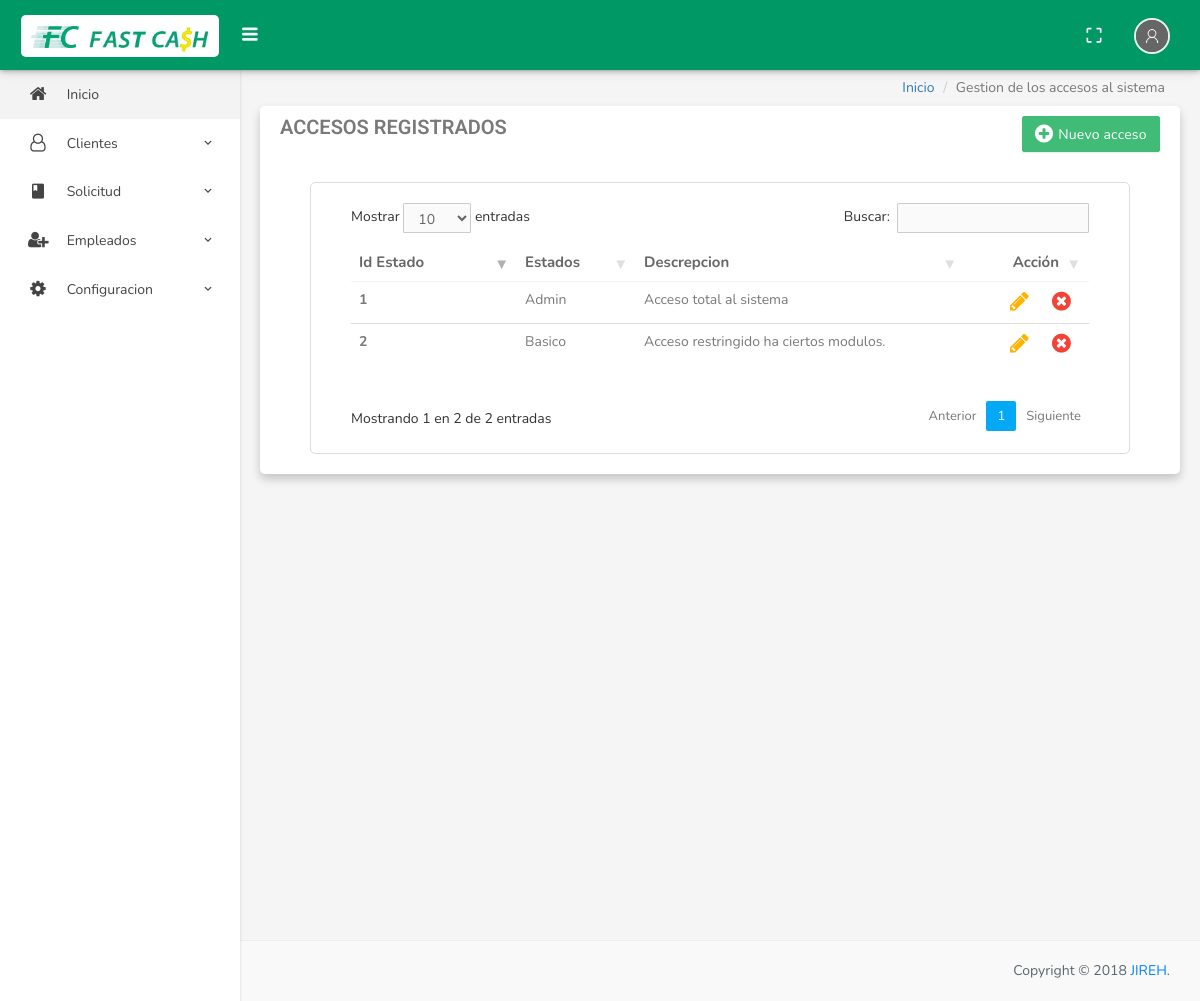
The page /index.php/accesos on the database as committed earlier.
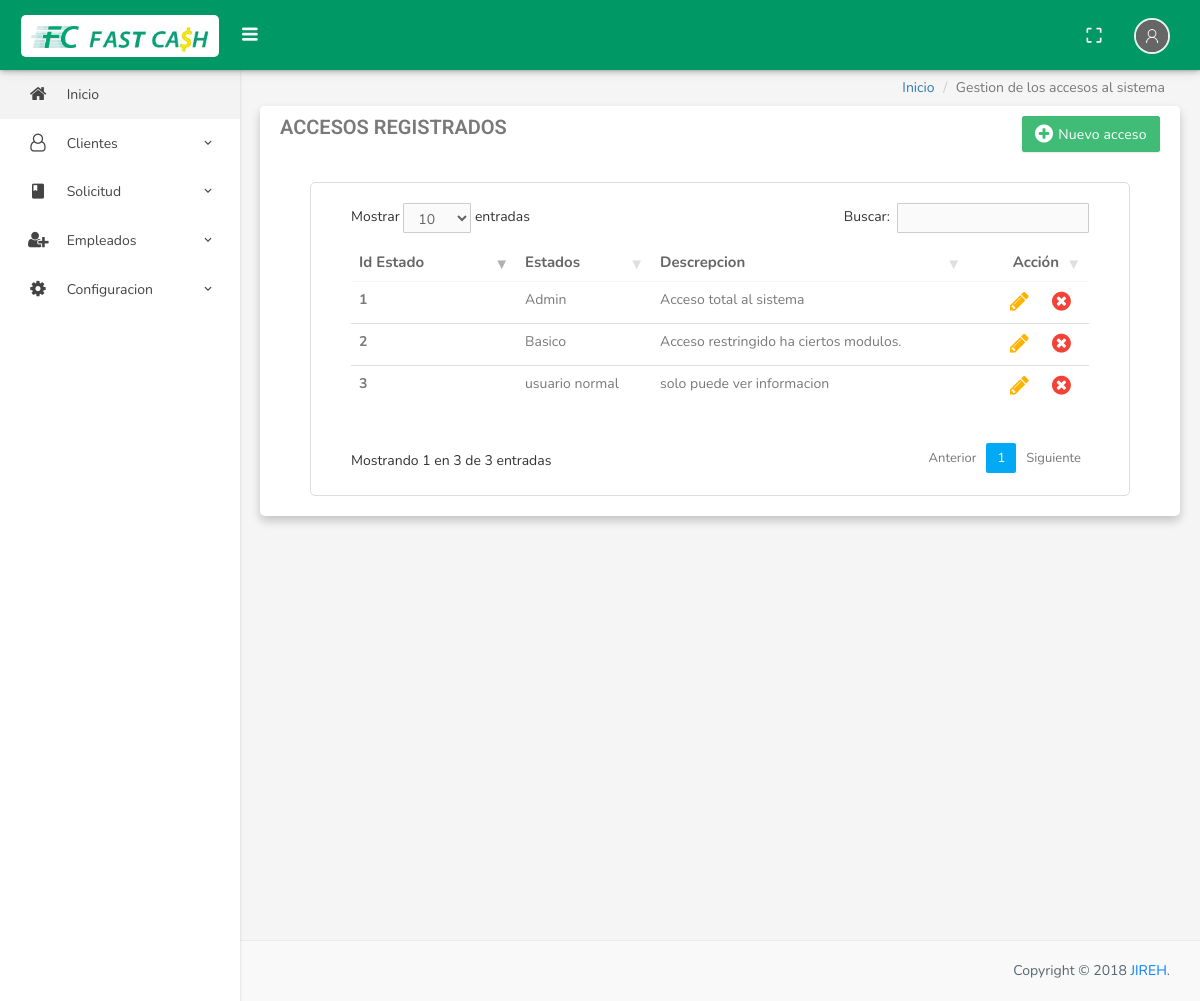
The same page on the database as committed later.
### tables this page shows
CREATE TABLE `tbl_accesos` (
  `idAcceso` int(11) NOT NULL,
  `tipoAcceso` varchar(50) NOT NULL,
  `descripcion` varchar(250) NOT NULL,
  `estado` int(1) NOT NULL,
  `fechaRegistro` datetime NOT NULL
);

### application/controllers/Accesos.php (called while the page is built, shortened)
<?php
class Accesos extends CI_Controller {
	public function index()
	{
		$this->load->model("Accesos_Model");
		$datos = $this->Accesos_Model->obtenerAccesos();
		$data = array('datos' => $datos);
		$this->load->view('Base/header');
		$this->load->view('Base/nav');
		$this->load->view('Accesos/Gestionar_Accesos', $data);
		$this->load->view('Base/footer');
	}
}
?>

### index.php (called while the page is built, shortened)
<?php
require_once BASEPATH.'core/CodeIgniter.php';

### application/models/Accesos_Model.php (called while the page is built, shortened)
<?php
class Accesos_Model extends CI_Model{
	public function obtenerAccesos()
	{
		$this->db->where('estado',1);
		$departamentos = $this->db->get("tbl_accesos");
		return $departamentos;
	}
}
?>

### application/views/Accesos/Gestionar_Accesos.php (the view, shortened to what this page needs)
<div class="content-page">
    <div class="content">
        <div class="container">
            <div class="row">
                <div class="col-sm-12">
                    <ol class="breadcrumb pull-right">
                        <li><a href="<?= base_url() ?>Home/main">Inicio</a></li>
                        <li class="active">Gestion de los accesos al sistema</li>
                    </ol>
                </div>
            </div>
            <div class="row">
                <div class="col-md-12">
                    <div class="panel panel-default">
                        <div class="panel-heading">
                        <div class="table-title">
                            <div class="row">
                              <div class="col-sm-6">
                                <h5 class="panel-title">Accesos registrados</h3>
                              </div>
                              <div class="col-sm-6">
                                  <a class="btn btn-success waves-effect waves-light" title="Nuevo" data-toggle="modal" data-target="#myModal"><i class="fa fa-plus-circle"></i> <span>Nuevo acceso<span></a>
                              </div>
                            </div>
                          </div>
                        </div>
                    <div class="panel-body">
                            <div class="row">
                                <div class="col-md-12 col-sm-12 col-xs-12">
                                  <div class="margn">
                                    <table id="datatable" class="table">
                                      <thead class="thead-dark thead thead1">
                                        <tr class="tr tr1">
                                          <th class="th th1" scope="col">Id Estado</th>
                                          <th class="th th1" scope="col">Estados</th>
                                          <th class="th th1" scope="col">Descrepcion</th>
                                          <th class="th th1" >Acción</th>
                                          </tr>
                                      </thead>
                                      <tbody class="tbody tbody1">
                                      <?php
                                      foreach ($datos->result() as  $accesos) {
                                        $accesoN="'".$accesos->tipoAcceso."'";
                                        $descripcionN="'".$accesos->descripcion."'";
                                      ?>
                                      <tr class="tr tr1">
                                      <td class="td td1"  width="150"><b><?= $accesos->idAcceso?></b></td>
                                      <td class="td td1"><?= $accesos->tipoAcceso?></td>
                                      <td class="td td1"><?= $accesos->descripcion?></td>
                                      <td class="td td1">
                                          <a onclick="Edit(<?= $accesos->idAcceso?>, <?= $accesoN?>,<?= $descripcionN?>)" title="Editar" data-toggle="modal" data-target="#myModalEdit" class="waves-effect waves-light editar"><i class="fa fa-pencil"></i></a>
                                          <a onclick="del(<?= $accesos->idAcceso?>)" title="Eliminar" class="waves-effect waves-light eliminar"  data-toggle="modal" data-target=".modal_eliminar_estado"><i class="fa fa-times-circle"></i></a>
                                          </td>
                                      </tr>
                                      <?php
                                      }
                                      ?>
                                      </tbody>
                                    </table>
                                  </div>
                                </div>
                            </div>
                    </div>
                </div>
            </div>
        </div>
    </div>
</div>

Rows that differ between the two databases and show on the page:
added tbl_accesos: idAcceso "3", tipoAcceso "usuario normal", descripcion "solo puede ver informacion"
Other text that changed with them:
text written by a page script: "Mostrar entradas Buscar: Mostrando 1 en 2 de 2 entradas Anterior 1 Siguiente" → "Mostrar entradas Buscar: Mostrando 1 en 3 de 3 entradas Anterior 1 Siguiente"
